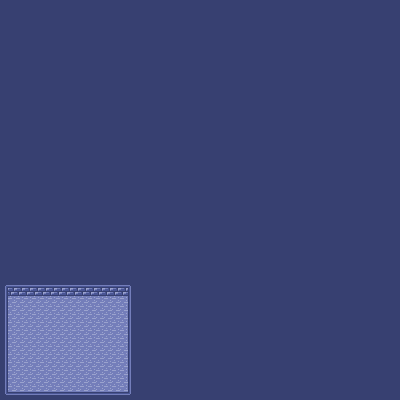

A 2D game scene composited from a Tiled map and its tileset images. What follows is a short description and the map's XML, with each tile layer's data collapsed to a summary:
An orthogonal 50x50 tile map with 8x8 px tiles, 3 tile layers (Tile Layer 1, Tile Layer 2, collision).

<map version="1.0" orientation="orthogonal" renderorder="right-up" width="50" height="50" tilewidth="8" tileheight="8" nextobjectid="1">
 <tileset firstgid="1" name="mainTileset" tilewidth="8" tileheight="8" tilecount="256" columns="16">
  <image source="../textures/mainTileset.png" trans="ffffff" width="128" height="128" />
 </tileset>
 <layer name="Tile Layer 1" width="50" height="50">
  <data>[2500 cells, 2500 non-empty, 11 distinct tile ids]</data>
 </layer>
 <layer name="Tile Layer 2" width="50" height="50">
  <data>[2500 cells, 0 non-empty, 0 distinct tile ids]</data>
 </layer>
 <layer name="collision" width="50" height="50">
  <data>[2500 cells, 0 non-empty, 0 distinct tile ids]</data>
 </layer>
</map>